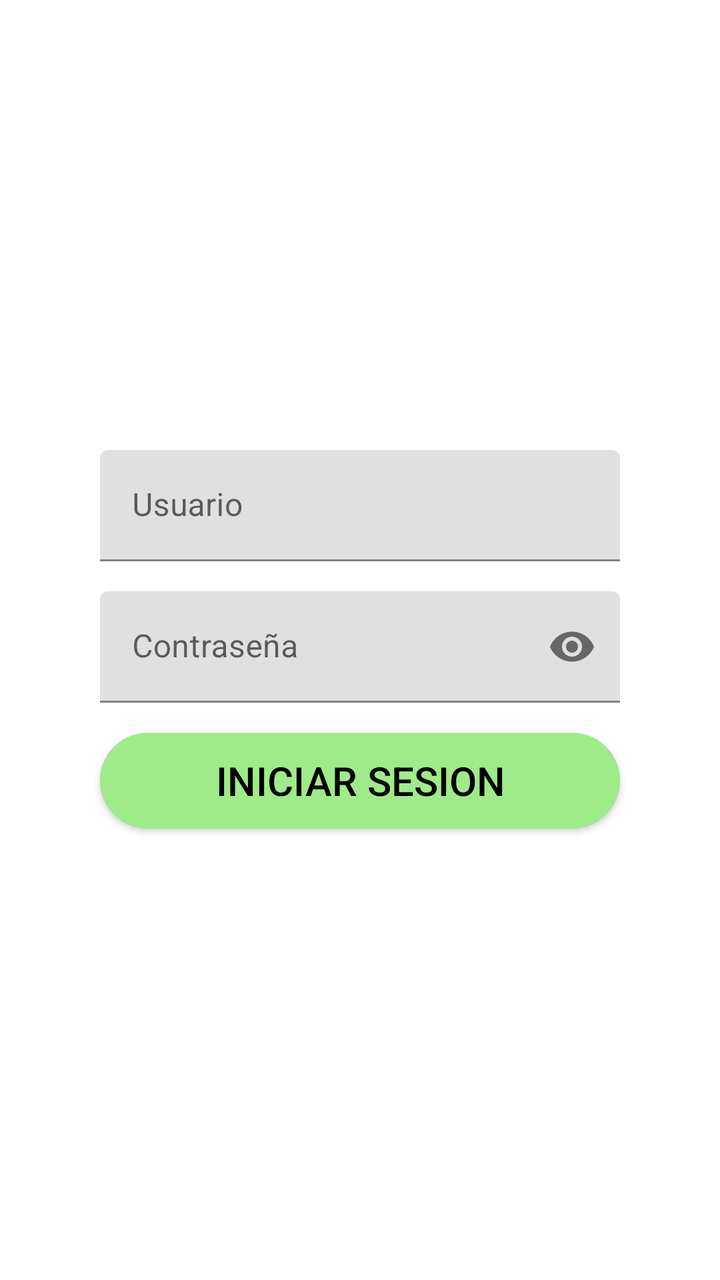
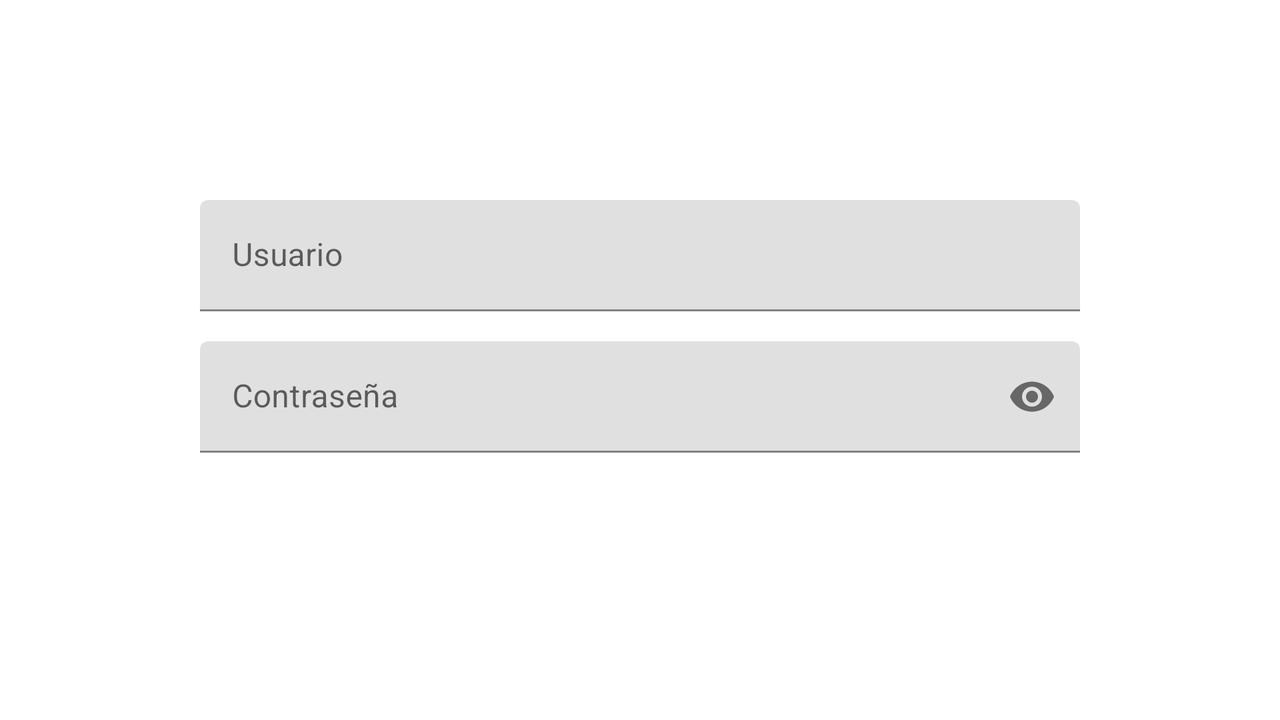

First picture: res/layout/ on a phone held upright. Second picture: the repository's own variant of that layout, on a device whose configuration matches the variant's folder. Source for both follows.
<!-- AndroidManifest.xml: application theme Theme.EncuestaApnea -->
<!-- res/layout/activity_main.xml -->
<?xml version="1.0" encoding="utf-8"?>
<LinearLayout xmlns:android="http://schemas.android.com/apk/res/android"
    xmlns:tools="http://schemas.android.com/tools"
    android:layout_width="match_parent"
    android:layout_height="match_parent"
    xmlns:app="http://schemas.android.com/apk/res-auto"
    android:orientation="vertical"
    tools:context=".MainActivity">

    <com.google.android.material.textfield.TextInputLayout
        android:id="@+id/title_usuario"
        android:layout_width="match_parent"
        android:layout_height="wrap_content"
        android:layout_marginTop="225dp"
        android:layout_marginStart="50dp"
        android:layout_marginEnd="50dp"
        android:hint="@string/main_usuario">

        <com.google.android.material.textfield.TextInputEditText
            android:id="@+id/edit_usuario"
            android:layout_width="match_parent"
            android:layout_height="wrap_content"
            android:inputType="textPersonName"/>

    </com.google.android.material.textfield.TextInputLayout>

    <com.google.android.material.textfield.TextInputLayout
        android:id="@+id/title_contraseña"
        android:layout_width="match_parent"
        android:layout_height="wrap_content"
        android:layout_marginTop="15dp"
        android:layout_marginStart="50dp"
        android:layout_marginEnd="50dp"
        app:endIconMode="password_toggle"
        android:hint="@string/main_contraseña">

        <com.google.android.material.textfield.TextInputEditText
            android:id="@+id/edit_contraseña"
            android:layout_width="match_parent"
            android:layout_height="wrap_content"
            android:inputType="textPassword"/>

    </com.google.android.material.textfield.TextInputLayout>

    <androidx.appcompat.widget.AppCompatButton
        android:id="@+id/login_inicio"
        android:layout_width="match_parent"
        android:layout_height="wrap_content"
        android:layout_marginStart="50dp"
        android:layout_marginTop="15dp"
        android:layout_marginEnd="50dp"
        android:background="@drawable/button_rounded"
        android:onClick="btn_sondeo_preguntas"
        android:text="@string/main_iniciar_sesion"
        android:textColor="@color/black"
        android:textSize="20sp" />

</LinearLayout>
<!-- resources referenced by this layout -->
<resources>
  <!-- drawable button_rounded (drawable) -->
  <?xml version="1.0" encoding="utf-8"?>
  <shape xmlns:android="http://schemas.android.com/apk/res/android"
      android:shape="rectangle">
  
      <solid
          android:color="#9FEB8A"
          />
  
      <corners
          android:radius="25dp"
          />
  
  </shape>
  <string name="main_iniciar_sesion">iniciar sesion</string>
  <string name="main_usuario">Usuario</string>
  <style name="Theme.EncuestaApnea" parent="Theme.MaterialComponents.DayNight.DarkActionBar">
          
          <item name="colorPrimary">@color/purple_500</item>
          <item name="colorPrimaryVariant">@color/purple_700</item>
          <item name="colorOnPrimary">@color/white</item>
          
          <item name="colorSecondary">@color/teal_200</item>
          <item name="colorSecondaryVariant">@color/teal_700</item>
          <item name="colorOnSecondary">@color/black</item>
          
          <item name="android:statusBarColor" tools:targetApi="l">?attr/colorPrimaryVariant</item>
          
      </style>
</resources>
<!-- res/layout-land/activity_main.xml (the author's variant of the layout above) -->
<!-- drawn on the phone turned sideways -->
<?xml version="1.0" encoding="utf-8"?>
<LinearLayout xmlns:android="http://schemas.android.com/apk/res/android"
    xmlns:tools="http://schemas.android.com/tools"
    android:layout_width="match_parent"
    android:layout_height="match_parent"
    xmlns:app="http://schemas.android.com/apk/res-auto"
    android:orientation="horizontal"
    tools:context=".MainActivity">

    <LinearLayout
        android:layout_width="match_parent"
        android:layout_height="match_parent"
        android:orientation="vertical"
        >

    <com.google.android.material.textfield.TextInputLayout
        android:layout_width="match_parent"
        android:layout_height="wrap_content"
        android:layout_marginTop="100dp"
        android:layout_marginStart="100dp"
        android:layout_marginEnd="100dp"
        android:hint="Usuario">

        <com.google.android.material.textfield.TextInputEditText
            android:layout_width="match_parent"
            android:layout_height="wrap_content"
            android:inputType="textPersonName"/>

    </com.google.android.material.textfield.TextInputLayout>

    <com.google.android.material.textfield.TextInputLayout
        android:layout_width="match_parent"
        android:layout_height="wrap_content"
        android:layout_marginTop="15dp"
        android:layout_marginStart="100dp"
        android:layout_marginEnd="100dp"
        app:endIconMode="password_toggle"
        android:hint="Contraseña">

        <com.google.android.material.textfield.TextInputEditText
            android:layout_width="match_parent"
            android:layout_height="wrap_content"
            android:inputType="textPassword"/>

    </com.google.android.material.textfield.TextInputLayout>
    </LinearLayout>
</LinearLayout>
<!-- resources referenced by the variant -->
<!-- as the phone turned sideways resolves them -->
<resources>
  <style name="Theme.EncuestaApnea" parent="Theme.MaterialComponents.DayNight.DarkActionBar">
          
          <item name="colorPrimary">@color/purple_500</item>
          <item name="colorPrimaryVariant">@color/purple_700</item>
          <item name="colorOnPrimary">@color/white</item>
          
          <item name="colorSecondary">@color/teal_200</item>
          <item name="colorSecondaryVariant">@color/teal_700</item>
          <item name="colorOnSecondary">@color/black</item>
          
          <item name="android:statusBarColor" tools:targetApi="l">?attr/colorPrimaryVariant</item>
          
      </style>
</resources>
